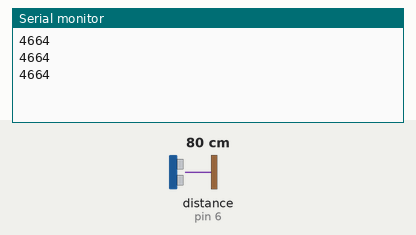
Bench run of a sketch on a simulated Arduino Uno, built with avr-gcc and run on an emulated ATmega328P. Parts: the last lines printed to the serial monitor. The inputs (shaded band) are chosen by the test bench; at power-on: distance to the obstacle (sensor on pin 6) 80 cm. The echo pulse lasts 58.3 µs per cm.

Above: at 1.3 s.
1.4 s: distance to the obstacle (sensor on pin 6) set to 2 cm
At 1.9 s:
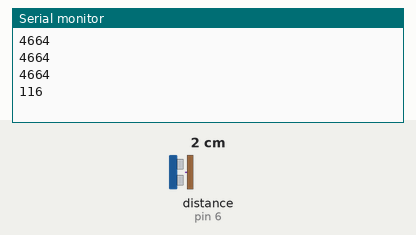
2.9 s: distance to the obstacle (sensor on pin 6) set to 4 cm
At 3.4 s:
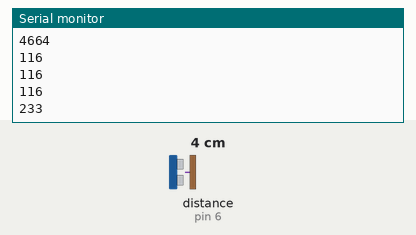
Timing chart, 0 to 5.9 s (numbered marks = the images above; inputs shaded):
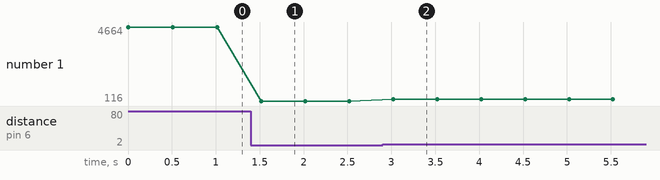

The sketch:

One_Wire.ino
```cpp
long t;

void setup() {
  // put your setup code here, to run once:

  Serial.begin(9600);


}

void loop() {
  // put your main code here, to run repeatedly:

  pinMode(6, OUTPUT);

  digitalWrite(6, HIGH);

  delayMicroseconds(10);

  digitalWrite(6, LOW);

  //delayMicroseconds(2);

  pinMode(6, INPUT);

  t = pulseIn(6, HIGH);

  Serial.println(t);

  delay(500);


}
```

Measured:
- after the input at 1.4 s, the serial monitor: prints a new line after 0.12 s (image 1)
- after the input at 2.9 s, the serial monitor: prints a new line after 0.12 s (image 2)
- plotted number 1: 4664 → 116 after the input at 1.4 s, 116 → 233 after the input at 2.9 s
